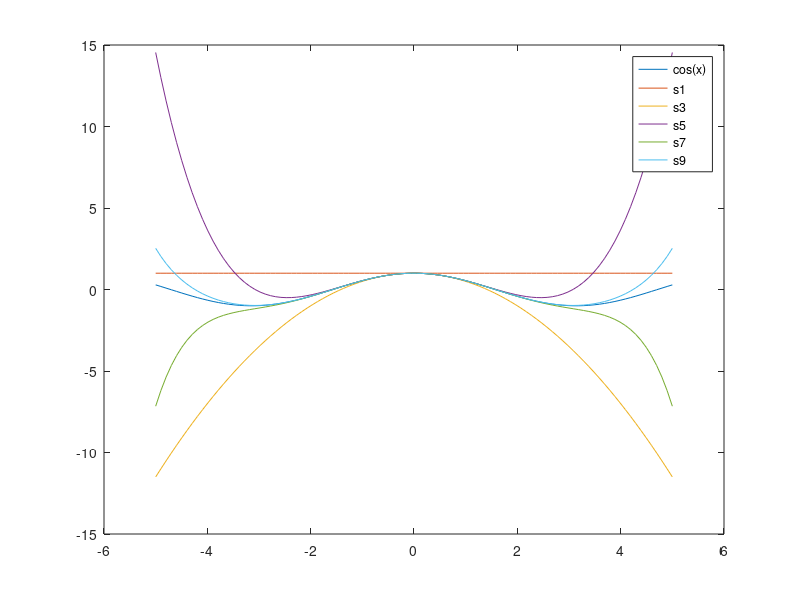

Write MATLAB code to recreate this figure.
clear; clc;

x = linspace(-5,5);
%x = transpose(x);

s  =  cos(x)                    ;
s1 =  x.*0 + 1                         ;
s3 =  1 -  (x.^2)/(factorial(2));
s5 =  1 -  (x.^2)/(factorial(2)) + (x.^4)/(factorial(4));
s7 =  1 -  (x.^2)/(factorial(2)) + (x.^4)/(factorial(4)) - (x.^6)/(factorial(6));
s9 =  1 -  (x.^2)/(factorial(2)) + (x.^4)/(factorial(4)) - (x.^6)/(factorial(6)) + (x.^8)/(factorial(8));


plot(x,s,'DisplayName','cos(x)'); hold on;
plot(x,s1,'DisplayName','s1'); hold on;
plot(x,s3,'DisplayName','s3'); hold on;
plot(x,s5,'DisplayName','s5'); hold on;
plot(x,s7,'DisplayName','s7'); hold on;
plot(x,s9,'DisplayName','s9'); hold on;
hold off

legend